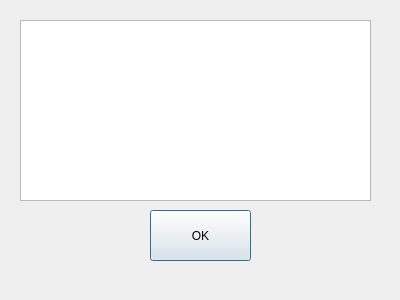
<?xml version="1.0" encoding="UTF-8"?>
<ui version="4.0">
 <class>ErrorPopUp</class>
 <widget class="QDialog" name="ErrorPopUp">
  <property name="geometry">
   <rect>
    <x>0</x>
    <y>0</y>
    <width>400</width>
    <height>300</height>
   </rect>
  </property>
  <property name="windowTitle">
   <string>Dialog</string>
  </property>
  <widget class="QTextEdit" name="textEdit">
   <property name="geometry">
    <rect>
     <x>20</x>
     <y>20</y>
     <width>351</width>
     <height>181</height>
    </rect>
   </property>
   <property name="readOnly">
    <bool>true</bool>
   </property>
  </widget>
  <widget class="QPushButton" name="pushButton">
   <property name="geometry">
    <rect>
     <x>150</x>
     <y>210</y>
     <width>101</width>
     <height>51</height>
    </rect>
   </property>
   <property name="text">
    <string>OK</string>
   </property>
  </widget>
 </widget>
 <resources/>
 <connections/>
</ui>
